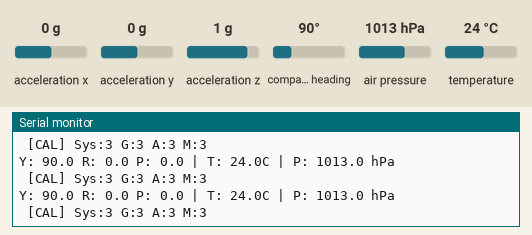
Recording of a program running on a simulated Arduino Uno, built with avr-gcc and run on an emulated ATmega328P. Shown: the last lines printed to the serial monitor. The inputs (shaded band) are chosen by the test bench; at power-on: acceleration x 0 g, acceleration y 0 g, acceleration z 1 g, compass heading 90°, air pressure 1013 hPa, temperature 24 °C.

Above: at 1.2 s.
1.3 s: acceleration x set to -1.4 g
At 1.47 s:
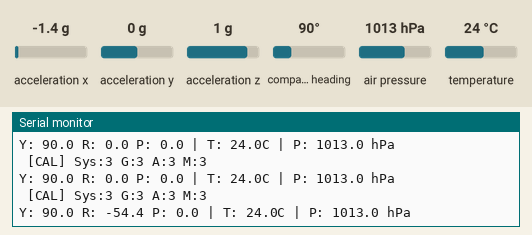
2.8 s: acceleration x set to 0 g
At 2.9 s:
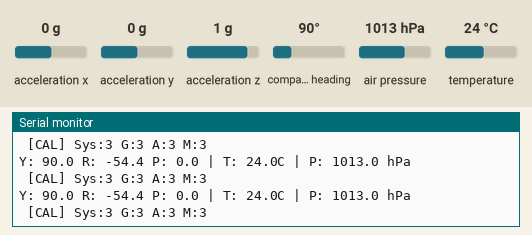
5.8 s: acceleration y set to -1.4 g
At 5.94 s:
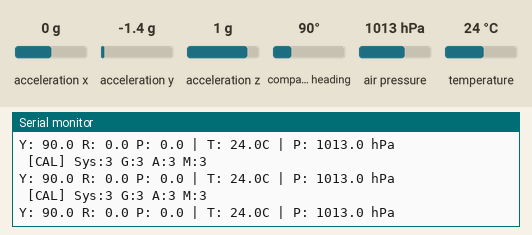
7.3 s: acceleration z set to -1.4 g
At 7.36 s:
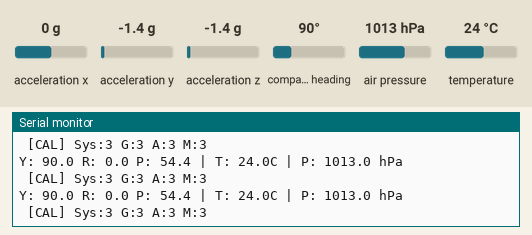
10.3 s: compass heading set to 7°
At 10.41 s:
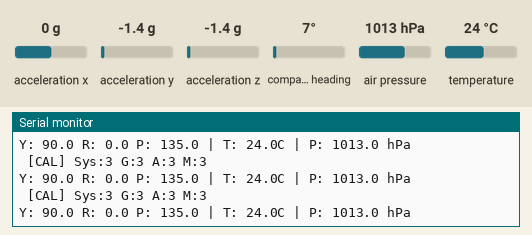
Timing chart, 0 to 12.8 s (numbered marks = the images above; inputs shaded):
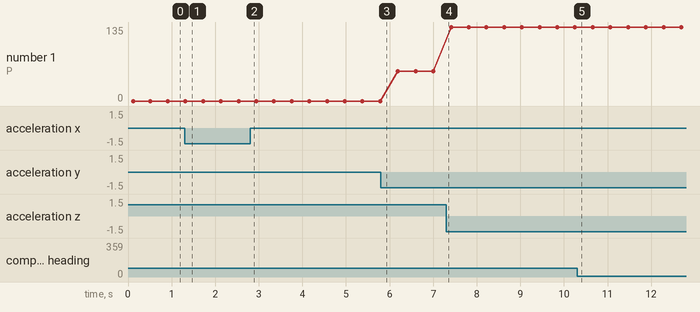

Measured:
- after the input at 1.3 s, the serial monitor: prints a new line at once (image 1)
- plotted number 1: 0 → 54.4 after the input at 5.8 s, 54.4 → 135 after the input at 7.3 s

The program:

main.cpp
```cpp
#include <Arduino.h>
#include <Wire.h>
#include <Adafruit_Sensor.h>
#include <Adafruit_BNO055.h>
#include <Adafruit_BMP280.h>

// 스캐너에서 확인한 주소로 확실하게 지정!
Adafruit_BNO055 bno = Adafruit_BNO055(55, 0x28);
Adafruit_BMP280 bmp;

void setup() {
  Serial.begin(9600);
  while (!Serial);
  Serial.println("--- 7800X3D급 정밀 센서 모니터링 시작 ---");

  // BNO055 초기화
  if (!bno.begin()) {
    Serial.println("BNO055가 응답하지 않습니다. 다시 시도 중...");
    delay(1000);
    if(!bno.begin()) { Serial.println("BNO055 최종 실패!"); while(1); }
  }

  // BMP280 초기화 (0x76 주소 명시)
  if (!bmp.begin(0x76)) {
    Serial.println("BMP280을 찾을 수 없습니다!");
    while (1);
  }

  Serial.println("모든 센서 연결 성공! 데이터를 출력합니다.");
  bno.setExtCrystalUse(true);
}

void loop() {
  // 1. 방향 데이터 (각도)
  sensors_event_t event;
  bno.getEvent(&event);

  // 2. 출력 (Yaw: 수평 회전, Roll: 좌우 기울기, Pitch: 앞뒤 기울기)
  Serial.print("Y: "); Serial.print(event.orientation.x, 1);
  Serial.print(" R: "); Serial.print(event.orientation.y, 1);
  Serial.print(" P: "); Serial.print(event.orientation.z, 1);

  // 3. 온도/기압 데이터
  Serial.print(" | T: "); Serial.print(bmp.readTemperature(), 1);
  Serial.print("C | P: "); Serial.print(bmp.readPressure()/100.0F, 1);
  Serial.println(" hPa");

  delay(200); // 0.2초마다 갱신 (빠른 반응!)

  // 보정 상태 읽기 (0: 미보정, 3: 완벽보정)
  uint8_t system, gyro, accel, mag;
  system = gyro = accel = mag = 0;
  bno.getCalibration(&system, &gyro, &accel, &mag);

  // 출력 추가
  Serial.print(" [CAL] Sys:"); Serial.print(system);
  Serial.print(" G:"); Serial.print(gyro);
  Serial.print(" A:"); Serial.print(accel);
  Serial.print(" M:"); Serial.println(mag);

  delay(200);
}


// // [왼쪽 모터 - Channel A]
// const int AIN1 = 8; const int AIN2 = 7; const int PWMA = 6;
// // [오른쪽 모터 - Channel B]
// const int BIN1 = 12; const int BIN2 = 11; const int PWMB = 10;
// // [상태 표시 LED]
// const int LED_PIN = 13;

// void stopMotors() {
//   digitalWrite(AIN1, LOW); digitalWrite(AIN2, LOW); analogWrite(PWMA, 0);
//   digitalWrite(BIN1, LOW); digitalWrite(BIN2, LOW); analogWrite(PWMB, 0);
//   Serial.println("Robot: STOP");
// }

// void setup() {
//   pinMode(AIN1, OUTPUT); pinMode(AIN2, OUTPUT); pinMode(PWMA, OUTPUT);
//   pinMode(BIN1, OUTPUT); pinMode(BIN2, OUTPUT); pinMode(PWMB, OUTPUT);
//   pinMode(LED_PIN, OUTPUT);

//   Serial.begin(9600);
//   stopMotors(); // 처음엔 정지 상태로 시작
//   Serial.println("Command Mode Ready! (F: Forward, B: Backward, S: Stop)");
// }

// void loop() {
//   if (Serial.available() > 0) {
//     char cmd = Serial.read(); // 파이에서 보낸 한 글자 읽기

//     if (cmd == 'F' || cmd == 'f') { // 전진
//       digitalWrite(AIN1, HIGH); digitalWrite(AIN2, LOW); analogWrite(PWMA, 190);
//       digitalWrite(BIN1, HIGH); digitalWrite(BIN2, LOW); analogWrite(PWMB, 210);
//       digitalWrite(LED_PIN, HIGH);
//       Serial.println("Robot: FORWARD");
//     }
//     else if (cmd == 'B' || cmd == 'b') { // 후진
//       digitalWrite(AIN1, LOW); digitalWrite(AIN2, HIGH); analogWrite(PWMA, 190);
//       digitalWrite(BIN1, LOW); digitalWrite(BIN2, HIGH); analogWrite(PWMB, 210);
//       digitalWrite(LED_PIN, HIGH);
//       Serial.println("Robot: BACKWARD");
//     }
//     else if (cmd == 'S' || cmd == 's') { // 정지
//       stopMotors();
//       digitalWrite(LED_PIN, LOW);
//     }
//   }
// }
```
